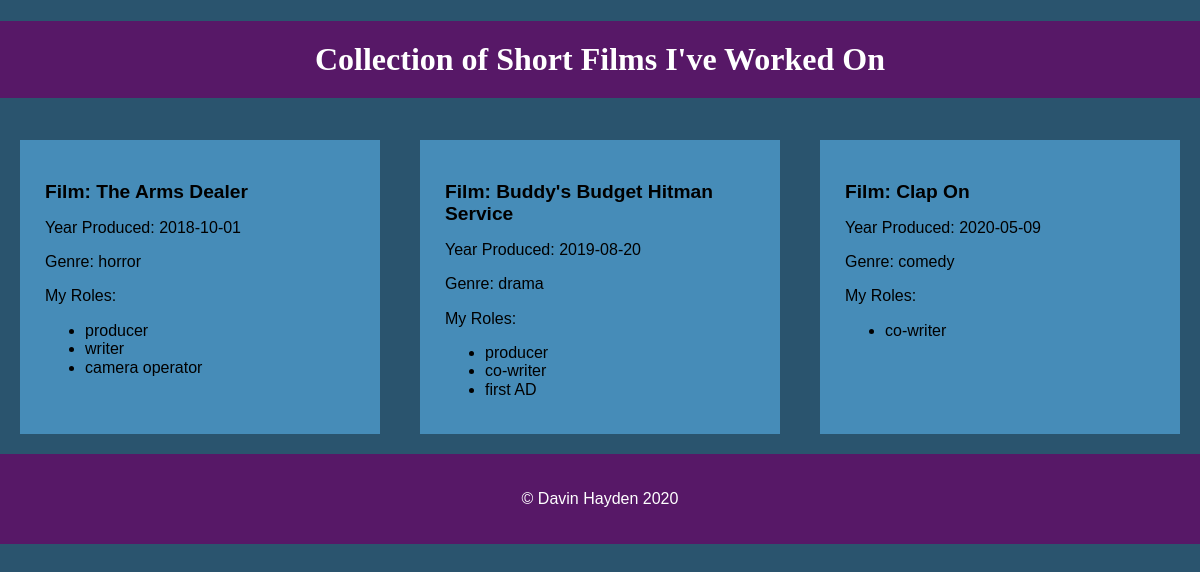
The page / on the database its author committed.
### tables this page shows
CREATE TABLE `films` (
  `id` int(11) unsigned NOT NULL AUTO_INCREMENT,
  `title` varchar(255) DEFAULT NULL,
  `year_produced` date DEFAULT NULL,
  `genre` int(11) DEFAULT NULL,
  `is_deleted` tinyint(1) NOT NULL DEFAULT '0',
  PRIMARY KEY (`id`)
);

CREATE TABLE `genre` (
  `id` int(11) unsigned NOT NULL AUTO_INCREMENT,
  `type` varchar(255) DEFAULT NULL,
  PRIMARY KEY (`id`)
);

CREATE TABLE `roles` (
  `id` int(11) unsigned NOT NULL AUTO_INCREMENT,
  `name` varchar(255) DEFAULT NULL,
  PRIMARY KEY (`id`)
);

### functions.php (the view, shortened to what this page needs)
<?php
function getAllFilmsWithoutRoles(PDO $db): array
{
    $query = $db->prepare('SELECT `films`.`id`, `title`, `year_produced`, `type` FROM `films`
        JOIN `genre`
        ON `films`.`genre` = `genre`.`id`
        WHERE `is_deleted` = 0' );
    $query->execute();
    return $query->fetchAll();
}
function getAllRolesForFilms(PDO $db): array
{
    $query = $db->prepare('SELECT `films`.`id` AS `film-id`, `name`, `roles`.`id` FROM `films`
        JOIN `film_roles`
        ON `films`.`id` = `film_roles`.`film_id`
        JOIN `roles`
        ON `roles`.`id` = `film_roles`.`role_id`
        WHERE `is_deleted` = 0' );
    $query->execute();
    $result = $query->fetchAll();
    return $result;
}
function displayFilmsAndRoles(array $result_films, array $result_roles): string
{
    $film_results = "";
    foreach ($result_films as $film) {
        if (
            array_key_exists('id', $film) &&
            array_key_exists('title', $film) &&
            !empty($film['title'])
            ) {
            $film_results .= '<article class="container__film">'
                . '<h2>Film: ' . $film['title'] . '</h2>'
                . '<p>Year Produced: ' . $film['year_produced'] . '</p>'
                . '<p>Genre: ' . $film['type'] . '</p>'
                . '<p>My Roles: </p>'
                . '<ul>';
            foreach ($result_roles as $film_role) {
                if ($film['id'] == $film_role['film-id'] && array_key_exists('name', $film_role)) {
                    $film_results .= '<li>' . $film_role['name'] . '</li>';
                }
            }
            $film_results .= '</ul>'
                . '</article>';
        }
    }
    return $film_results;
}

### index.php (shortened to what this page needs)
<?php
require ('functions.php');
?>
<!doctype html>
<html lang="en">
<head>
    <link href="normalize.css" type="text/css" rel="stylesheet">
    <link href="collection_style.css" type="text/css" rel="stylesheet">
</head>
<body>
<header>
    <h1>Collection of Short Films I've Worked On</h1>
</header>
<main>
    <section class="layout__collections">
            <?php
            $db_name = 'collectors_db';
            $db = getDBConnection($db_name);
            $result_films =  getAllFilmsWithoutRoles($db);
            $result_film_roles =  getAllRolesForFilms($db);
            echo displayFilmsAndRoles($result_films, $result_film_roles);
            ?>
    </section>
</main>
<footer>
    <p>&copy Davin Hayden 2020</p>
</footer>
</body>
</html>

### collection_style.css (style rules this page uses)
* { box-sizing: border-box; }
body { font-size: 62.5%; padding: 0; margin: 0; background-color: #2A546E ; font-family: Verdana, sans-serif; }
p { font-size:1rem; }
li { font-size:1rem; }
.layout__collections { display: flex; flex-wrap: wrap; justify-content: space-evenly; align-content: space-around; width: 100%; }
.container__film { background-color: #468CB8; padding: 25px; margin: 20px; flex: 1 1 250px; }
h1 { color: #FFFFFF; background-color: #571867; vertical-align: middle; padding: 20px; font-size: 2rem; font-family:'Monotype Corsiva','Apple Chancery','ITC Zapf Chancery','URW Chancery L',cursive; text-align: center; }
h2 { font-size: 1.2rem; }
footer { text-align: center; padding: 20px; font-size: 0.5rem; background-color: #571867; color: #FFFFFF; }

### rows shown on the page
films: title "The Arms Dealer", year_produced "2018-10-01", genre.type "horror", roles.name "producer", roles.name "writer", roles.name "camera operator"
films: title "Buddy's Budget Hitman Service", year_produced "2019-08-20", genre.type "drama", roles.name "producer", roles.name "co-writer", roles.name "first AD"
films: title "Clap On", year_produced "2020-05-09", genre.type "comedy", roles.name "co-writer"
